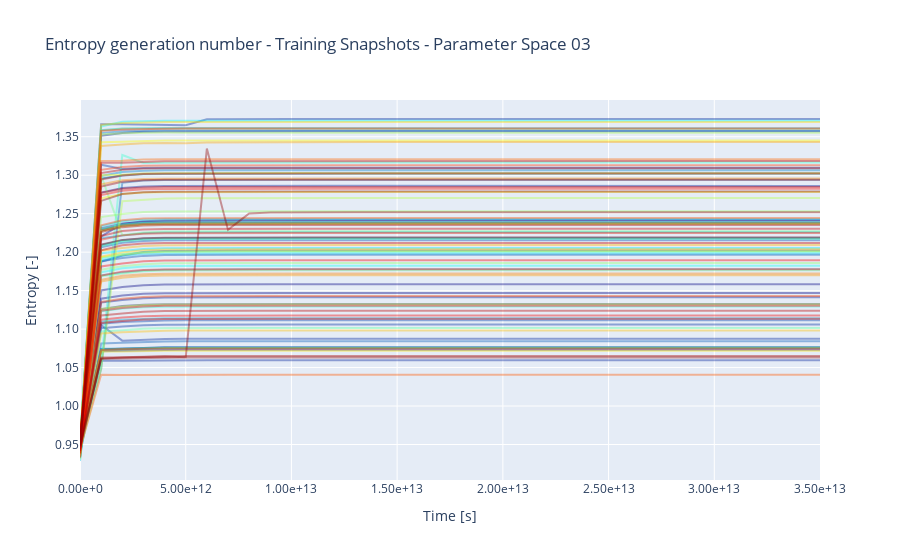

The cell this chart's notebook holds for it:
### Markdown cell above
### Plot entropy generation number

### Code cell
comsol_data_ref  = COMSOL_VTU( ROOT / "data" / PARAMETER_SPACE / "Training_Original" / f"{DATA_TYPE}_000.vtu")


fig = go.Figure()

for idx_snap, entropies in enumerate(entropy_gen_number):
    fig.add_trace(go.Scatter(x=list(comsol_data_ref.times.values()),
                             y=entropies,
                                mode='lines',
                                name=f"{idx_snap:03d}",
                                opacity=0.4,
                            line=dict(color=colors[idx_snap])
                ))
    
fig.update_layout(
    xaxis_tickformat='.2e',  # Format x-axis numbers to 2 decimal places
    yaxis_tickformat='.2f',  # Format y-axis numbers to 2 decimal places
    showlegend=False,        # Hide the legend
    title=f"Entropy generation number - {DATA_TYPE} Snapshots - Parameter Space {PARAMETER_SPACE}",       # Optional: add a title
    xaxis_title="Time [s]",    # Optional: label for x-axis
    yaxis_title="Entropy [-]"     # Optional: label for y-axis
)

fig.write_image(export_folder/ f"{DATA_TYPE}_EntropyGenerationNumber.png")
fig.show()
